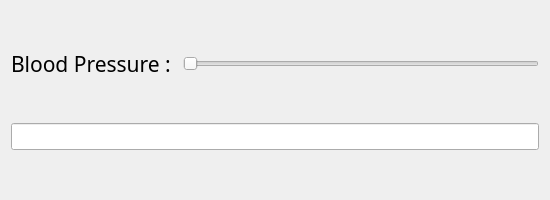
<?xml version="1.0" encoding="UTF-8"?>
<ui version="4.0">
 <class>Form</class>
 <widget class="QWidget" name="Form">
  <property name="geometry">
   <rect>
    <x>0</x>
    <y>0</y>
    <width>550</width>
    <height>200</height>
   </rect>
  </property>
  <property name="windowTitle">
   <string>Form</string>
  </property>
  <layout class="QVBoxLayout" name="verticalLayout">
   <item>
    <layout class="QHBoxLayout" name="horizontalLayout">
     <item>
      <widget class="QLabel" name="label">
       <property name="font">
        <font>
         <family>Mistral</family>
         <pointsize>16</pointsize>
        </font>
       </property>
       <property name="text">
        <string>Blood Pressure : </string>
       </property>
      </widget>
     </item>
     <item>
      <widget class="QSlider" name="horizontalSlider">
       <property name="orientation">
        <enum>Qt::Horizontal</enum>
       </property>
      </widget>
     </item>
    </layout>
   </item>
   <item>
    <widget class="QLineEdit" name="lineEdit">
     <property name="font">
      <font>
       <pointsize>12</pointsize>
      </font>
     </property>
    </widget>
   </item>
  </layout>
 </widget>
 <resources/>
 <connections/>
</ui>
